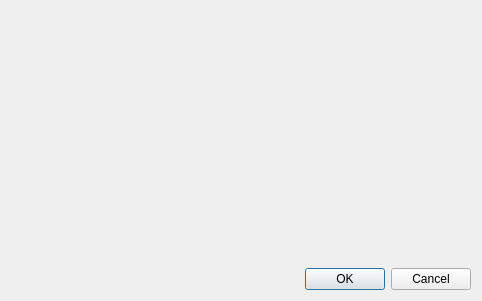
<?xml version="1.0" encoding="UTF-8"?>
<ui version="4.0">
 <class>KeyVaultDialog</class>
 <widget class="QDialog" name="KeyVaultDialog">
  <property name="geometry">
   <rect>
    <x>0</x>
    <y>0</y>
    <width>482</width>
    <height>301</height>
   </rect>
  </property>
  <property name="windowTitle">
   <string>Setup Key Vault</string>
  </property>
  <layout class="QVBoxLayout" name="verticalLayout">
   <item>
    <widget class="electronicsdb::KeyVaultWidget" name="vaultWidget" native="true"/>
   </item>
   <item>
    <widget class="QDialogButtonBox" name="buttonBox">
     <property name="orientation">
      <enum>Qt::Horizontal</enum>
     </property>
     <property name="standardButtons">
      <set>QDialogButtonBox::Cancel|QDialogButtonBox::Ok</set>
     </property>
    </widget>
   </item>
  </layout>
 </widget>
 <customwidgets>
  <customwidget>
   <class>electronicsdb::KeyVaultWidget</class>
   <extends>QWidget</extends>
   <header location="global">electronicsdb/gui/settings/KeyVaultWidget.h</header>
   <container>1</container>
  </customwidget>
 </customwidgets>
 <resources/>
 <connections>
  <connection>
   <sender>buttonBox</sender>
   <signal>rejected()</signal>
   <receiver>KeyVaultDialog</receiver>
   <slot>reject()</slot>
   <hints>
    <hint type="sourcelabel">
     <x>316</x>
     <y>260</y>
    </hint>
    <hint type="destinationlabel">
     <x>286</x>
     <y>274</y>
    </hint>
   </hints>
  </connection>
 </connections>
</ui>
